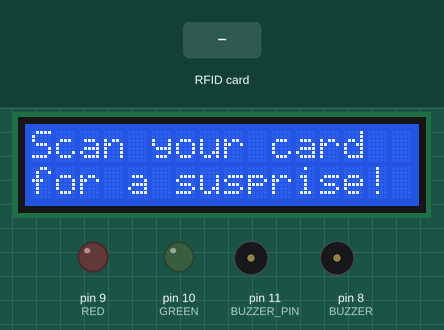
A sketch run on a simulated Arduino Uno, built with avr-gcc and run on an emulated ATmega328P. Parts: 16×2 character LCD, output pins drawn as LEDs (lit = HIGH), buzzer (waves = sounding, pin HIGH). The test bench sets the inputs (shaded band).

Above: at 1.3 s.
1.4 s: RFID card 5E 7A 19 C4 held to the reader
At 2.0 s:
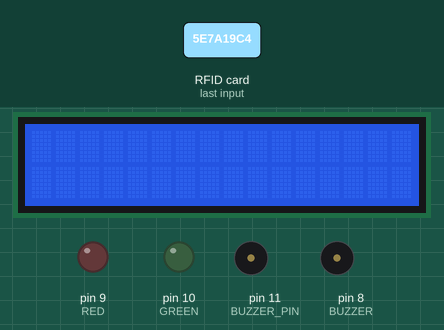
At 3.5 s:
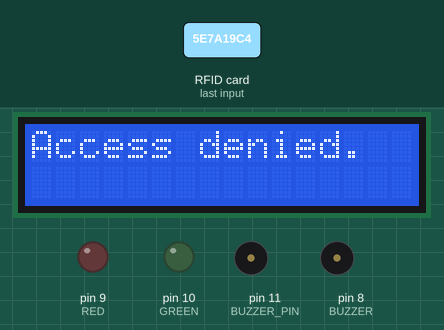
4.3 s: RFID card 47 15 73 B4 held to the reader
At 7.5 s:
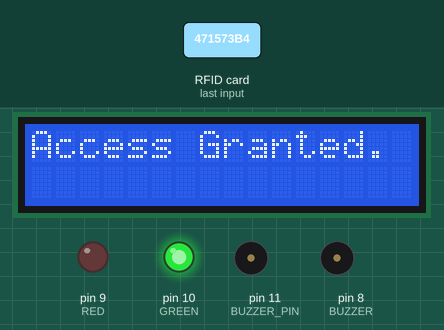
Timing chart, 0 to 17.1 s (numbered marks = the images above; inputs shaded):
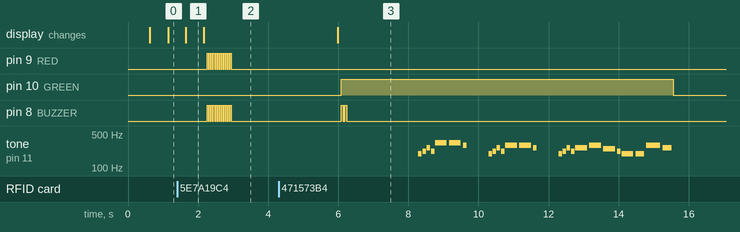

The sketch:

RFID.ino
```cpp
#include <LiquidCrystal.h>
#include <SPI.h>
#include <MFRC522.h>

// RST  48 (Adjustable)
// MISO 50 For Mega (12 For Uno)
// MOSI 51 For Mega (11 For Uno)
// SCK  52 For Mega (13 For Uno)
// SDA  53 (Adjustable)

#define RST 48
#define SS  53

// RS  1 (Adjustable)
// E   2 (Adjustable)
// D4  3 (Adjustable)
// D5  4 (Adjustable)
// D6  5 (Adjustable)
// D7  6 (Adjustable)
// VSS ground
// VDD anode
// V0  potentiometer
// RW  ground
// A   resistor to anode
// K   ground

#define RS 1
#define E  2
#define D4 3
#define D5 4
#define D6 5
#define D7 6
LiquidCrystal lcd(RS, E, D4, D5, D6, D7);

// Defines 2 LEDs and Buzzers
#define GREEN 10
#define RED 9
#define BUZZER 8
#define BUZZER_PIN 11

// Creates string containing Master Tag and string for tag to be scanned
String MasterTag = "471573B4";
String tagID = "";

//Creates Object reader
MFRC522 reader(SS, RST);

void setup() {
  pinMode(RED, OUTPUT);
  pinMode(GREEN, OUTPUT);
  pinMode(BUZZER, OUTPUT);

  // Begins LCD
  lcd.begin(16, 2);

  // Begins SPI for RFID
  SPI.begin();
  reader.PCD_Init();
}

void playRickRoll() {
  // Define the note frequencies
  #define G3 196.00
  #define A3 220.00
  #define B3 246
  #define C4 261.63
  #define D4 293.66
  #define E4 329.63
  #define STOP 0

  // Array containing notes in order
  double melody[] = {
    G3, A3, C4, A3, E4, E4, D4, // Never gonna give you up
    STOP,
    G3, A3, C4, A3, D4, D4, C4, // Never gonna let you down
    STOP,
    G3, A3, C4, A3, C4, D4, B3, A3, G3, G3, D4, C4 // Never gonna tell a lie and desert you

  };

  // Array containing durations for each note (4 means quarter note, etc.)
  double noteDurations[] = {
    10, 10, 10, 10, 3, 3, 10,
    2,
    10, 10, 10, 10, 3, 3, 10,
    2,
    10, 10, 10, 10, 3, 3, 3, 10, 3, 4, 2.5, 4

  };

  // Play the melody
  for (int thisNote = 0; thisNote < sizeof(melody) / sizeof(melody[0]); thisNote++) {
      int noteDuration = 1000 / noteDurations[thisNote];
      tone(BUZZER_PIN, melody[thisNote], noteDuration);
      delay(noteDuration*1.2);
      noTone(BUZZER_PIN); // Stop sound

    }
}

void print (String text)
{
  lcd.clear();
  lcd.print(text);
  delay(100);
}

void printInLine(String text, int row)
{
  lcd.setCursor(0, row);
  lcd.print(text);
}

bool getID()
{
  if (!reader.PICC_IsNewCardPresent()) {
      return false; // No new card present
  }

  if (!reader.PICC_ReadCardSerial())
  {
    return false; // Failed to read card
  }

  tagID = "";

  for (byte i = 0; i < reader.uid.size; i++)
  {
    tagID += String(reader.uid.uidByte[i], HEX); // Convert byte to hex string
  }
  tagID.toUpperCase();
  reader.PICC_HaltA();
  return true;

}

void loop() {
  // put your main code here, to run repeatedly:
  printInLine("Scan your card", 0);
  printInLine("for a susprise!", 1);
  delay(500);
  lcd.clear();
  delay(500);

  while(getID())
  {
    int delayVal = 30;
    if(tagID == MasterTag)
    {
      print("Access Granted.");
      digitalWrite(GREEN, 1);

      for (int i = 0; i < 2; i++)
      {
        digitalWrite(BUZZER, 1);
        delay(50);
        digitalWrite(BUZZER, 0);
        delay(50);
      }
      delay(2000);
      playRickRoll();
      digitalWrite(GREEN, 0);
    }
    else
    {
      lcd.setCursor(0, 0);
      print("Access denied.");
      lcd.setCursor(12, 0);

      for(int i = 0; i < 12; i++)
      {
        digitalWrite(RED, 1);
        digitalWrite(BUZZER, 1);
        delay(delayVal);
        digitalWrite(RED, 0);
        digitalWrite(BUZZER, 0);
        delay(delayVal);
      }
    }
    delay(3000);
  }

}
```

Measured:
- after the input at 1.4 s, pin 9 (RED), pin 8 (BUZZER): alternates HIGH for 0.03 s and LOW for 0.03 s, 24 changes in all, then stays LOW, starting after 0.86 s; the display: first differs from a run without the input after 0.76 s (image 2)
- after the input at 4.3 s, pin 10 (GREEN): LOW → HIGH after 1.8 s, → LOW 9.5 s later; pin 8 (BUZZER): alternates HIGH for 0.05 s and LOW for 0.05 s, 4 changes in all, then stays LOW, starting after 1.8 s
- what the display in image 1 shows lasts 0.5 s, from 1.7 s to 2.2 s
